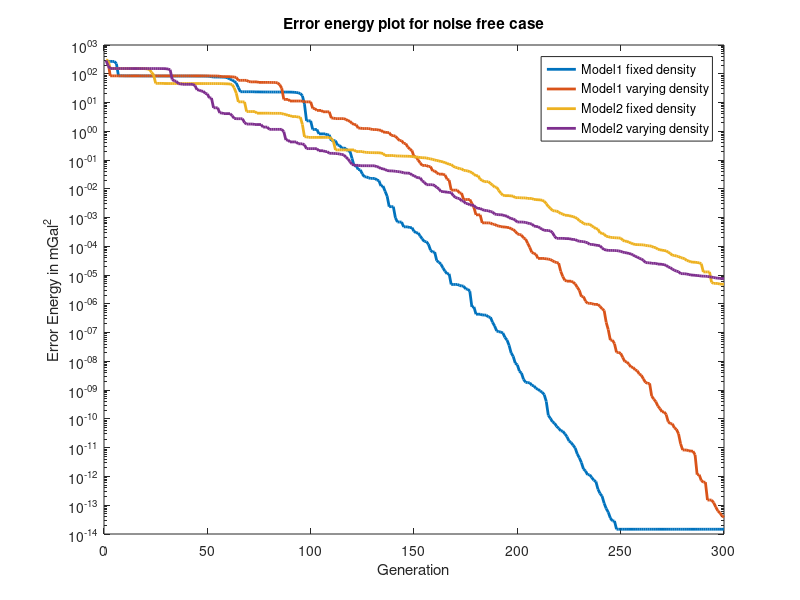
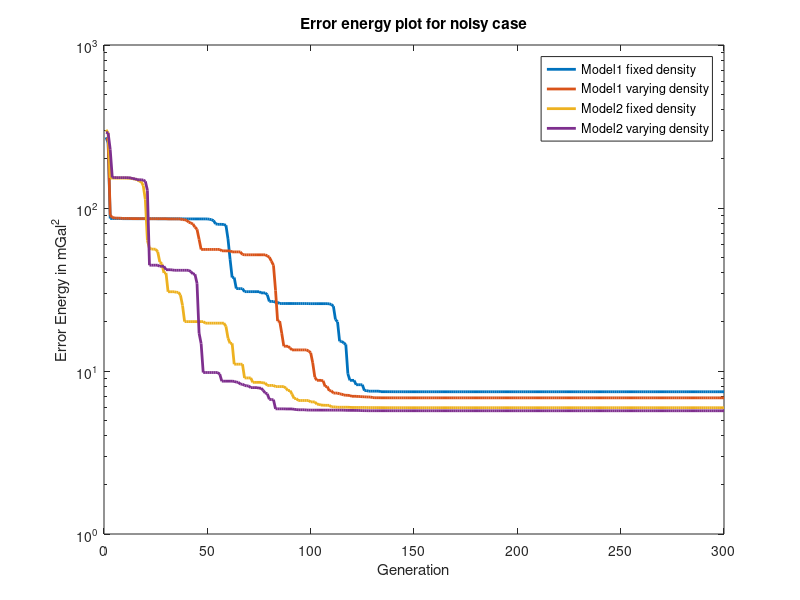

Here is the MATLAB script that generated these plots, in order:
% ***************************************************************
% *** Matlab code for error energy plot   
% *** Source Code is mainly written for research purposes. The codes are
% *** having copyrights and required proper citations whenever it is used.
% *** Developed by:
% ***       Mr. Arka Roy (email: arka.phy@gmail.com)
% ***       Mr. Thatikonda Suresh Kumar (email: sureshkumarncess@gmail.com)
% ***       Crustal Processes Group, National Centre for Earth Science Studies,
% ***       Ministry of Earth Sciences, Government of India
% ***       Thiruvanthapuram, Kerala, India
% ****************************************************************

%Error Energy plot 
%%Matlab code for Error energy plot
clear all
close all

%importing all data for error energy plot
%noise free data
y1=importdata('error_energy1_fxd_wo.dat');
y2=importdata('error_energy1_vary_wo.dat');
y3=importdata('error_energy2_fxd_wo.dat');
y4=importdata('error_energy2_vary_wo.dat');

%noisy data
z1=importdata('error_energy1_fxd_w.dat');
z2=importdata('error_energy1_vary_w.dat');
z3=importdata('error_energy2_fxd_w.dat');
z4=importdata('error_energy2_vary_w.dat');

%plotting the error energies for noise free data
figure(1)
semilogy(y1,'linewidth',2)
hold on
semilogy(y2,'linewidth',2)
semilogy(y3,'linewidth',2)
semilogy(y4,'linewidth',2)
ylabel('Error Energy in mGal^2')
xlabel('Generation')
title('Error energy plot for noise free case')
legend('Model1 fixed density','Model1 varying density','Model2 fixed density','Model2 varying density')
%plotting the error energies for noisy data

figure(2)
semilogy(z1,'linewidth',2)
hold on
semilogy(z2,'linewidth',2)
semilogy(z3,'linewidth',2)
semilogy(z4,'linewidth',2)
ylabel('Error Energy in mGal^2')
xlabel('Generation')
title('Error energy plot for noisy case')
legend('Model1 fixed density','Model1 varying density','Model2 fixed density','Model2 varying density')